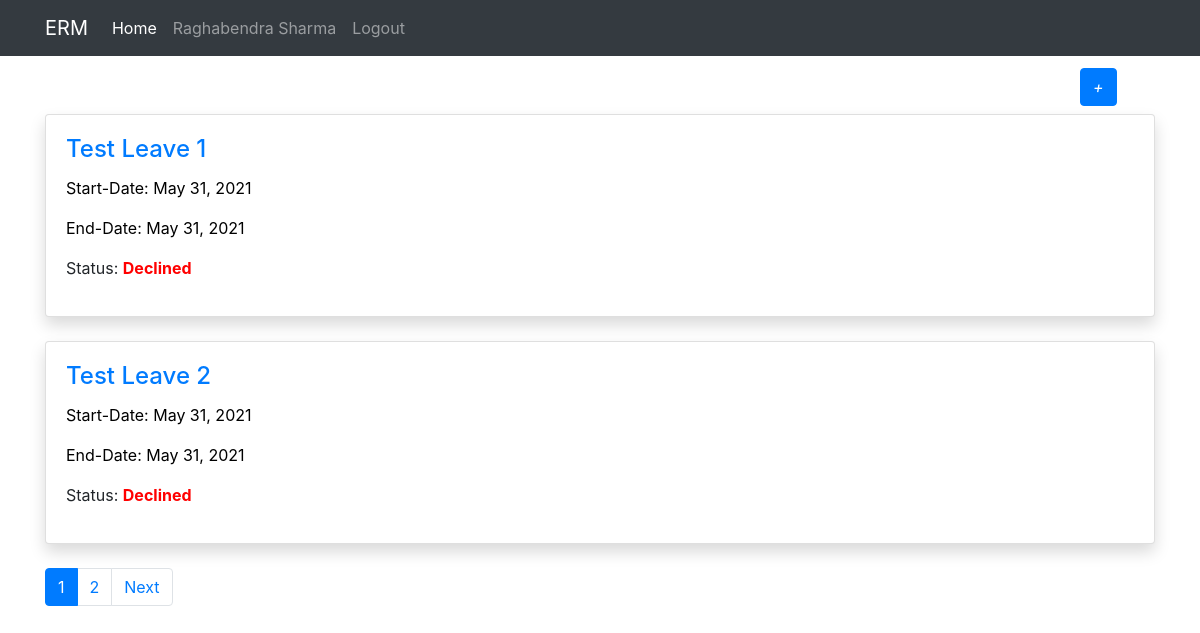
The page /leave/2 (signed in) on the database its author committed.
### accounts/models.py (models this page shows, shortened)
class Employee(User):
    DEPT=[
        ('HR','HR'),
        ('Sales','Sales'),
        ('Cloud','Cloud'),
        ('AI','AI'),
        ('Devops','Devops'),
        ('Backend','Backend'),
        ('UI','UI'),
        ('QA','QA')
    ]
    ROLE= [
        ('Intern','Inter'),
        ('Software_Engineer','Software_Engineer'),
        ('Senior_Engineer','Senior_Engineer'),
        ('Manager','Manager'),
        ('Executive','Executive')
    ]
    GENDER= [
        ('Female','Female'),
        ('Male','Male'),
    ]
    status = "emp"
    name = models.CharField(max_length=200)
    fathername = models.CharField(max_length=200)
    gender = models.CharField(max_length=50, choices=GENDER, default='Female')
    DOB = models.DateField(default='1998-01-01')
    role = models.CharField(choices=ROLE,max_length=100)
    dept = models.CharField(choices= DEPT,max_length=100)
    leave_count=3
    class Meta:
        db_table = 'employee'

class Leave(models.Model):
    STATUS= [
        ('Approved','Approved'),
        ('Declined','Declined'),
        ('Wait',"Wait"),
    ]
    owner = models.ForeignKey(User,on_delete=models.CASCADE)
    startdate = models.DateField(default='2021-05-26')
    enddate = models.DateField(default='2021-05-26')
    name = models.CharField(max_length=20)
    status = models.CharField(choices=STATUS,max_length=20,default='Wait')

### accounts/views.py (the view)
# urls.py: path('leave/<int:id>',views.emp_leave,name='leave'),
@login_required(login_url='/login')
def emp_leave(request,id):
    u = User.objects.get(id=id)
    print(u)
    leave = Leave.objects.filter(owner=u)
    print(len(list(leave.values())))
    paginator=Paginator(leave,2)
    page_num=request.GET.get('page',1)
    lea=paginator.page(page_num)
    return render(request,'my_leave.html',{'lea':lea})

### accounts/templates/my_leave.html (shortened to what this page needs)
{% load static %}
{% load crispy_forms_tags %}
<!DOCTYPE html>
<html lang="en">
<head>
    <link rel="stylesheet" link href="https://cdn.jsdelivr.net/npm/bootstrap@5.0.1/dist/css/bootstrap.min.css" rel="stylesheet" />
    <link rel="stylesheet" href="https://cdn.jsdelivr.net/npm/bootstrap@4.5.3/dist/css/bootstrap.min.css">
</head>
<body>
    <nav class="navbar navbar-expand-lg navbar-dark bg-dark">
        <div class="container">
            <a class="navbar-brand" >ERM</a>
            <div class="collapse navbar-collapse" id="navbarNav">
                <ul class="navbar-nav ">
                    <li class="nav-item active">
                        <a class="nav-link" href="/home">Home</a>
                    </li>
                    <li class="nav-item">
                        <a class="nav-link" href="/profile/{{user.employee.id}}">{{user.employee.name}}</a>
                    </li>
                    <li class="nav-item">
                        <a class="nav-link" href="/logout">Logout</a>
                    </li>
                </ul>
            </div>
        </div>
    </nav>
                <div >
                    <form action="/add_leave/{{ user.employee.id }}">
                    <button class="btn btn-primary" type="submit" style="margin-left: 90%; margin-top: 1%;" >
                        <i class = "bi bi-plus-circle">+</i>
                    </button>
                    </form>
                </div>
    <div class="container py-1">
    </div>
    <div class="container " >
        {% for l in lea %}
        {% if l.status == "Declined" %}
        <div class="card mb-4 shadow">
            <div class="card-body">
                <h4 class="card-title" ><a href="/add/{{l.id}}">{{l.name}}</a></h4>
                <p>
                    <a  class="mr-2" style="color: black;"> Start-Date: {{l.startdate}} </a>
                </p>
                <p>
                    <a class="mr-2" style="color: black;">End-Date: {{l.enddate}}</a>
                </p>
                <p>
                    <a >Status:
                        <b style="color: red;">
                            {{l.status}}
                        </b>
                    </a>
                </p>
            </div>
        </div>
        {% endif  %}
        {% endfor %}
    </div>
    <nav class="my-3 container">
        <ul class="pagination">
          {% for i in lea.paginator.page_range %}
          {% if lea.number == i %}
          <li class="page-item active"><a class="page-link" href="#">{{i}}</a></li>
          {% else %}
          <li class="page-item"><a class="page-link" href="?page={{i}}">{{i}}</a></li>
          {% endif %}
          {% endfor %}
          {% if lea.has_next %}
          <li class="page-item"><a class="page-link" href="?page={{lea.next_page_number}}">Next</a></li>
          {% endif %}
        </ul>
      </nav>
</body>
</html>

### rows shown on the page
Leave: name "Test Leave 1", startdate "May 31, 2021", enddate "May 31, 2021", status "Declined"
Leave: name "Test Leave 2", startdate "May 31, 2021", enddate "May 31, 2021", status "Declined"

### other values the page prints
{{ user.employee.name }} "Raghabendra Sharma"
{{ i }} "1"
{{ i }} "2"
